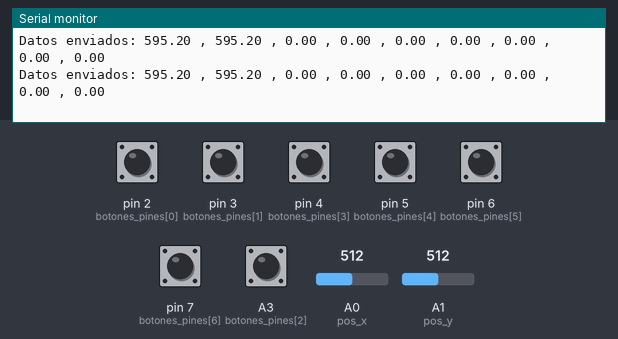
Simulated run of this sketch. Board: Arduino Uno, built with avr-gcc and run on an emulated ATmega328P. Parts: the last lines printed to the serial monitor. The test bench sets the inputs (shaded band); at power-on: A3 (botones_pines[2]), pin 2 (botones_pines[0]), pin 3 (botones_pines[1]), pin 4 (botones_pines[3]), pin 5 (botones_pines[4]), pin 6 (botones_pines[5]), pin 7 (botones_pines[6]) HIGH, A0 (pos_x) = 512, A1 (pos_y) = 512. No radio packets arrive unless stated.

Above: at 10.3 s.
10.4 s: A0 (pos_x) set to 80
At 10.66 s:
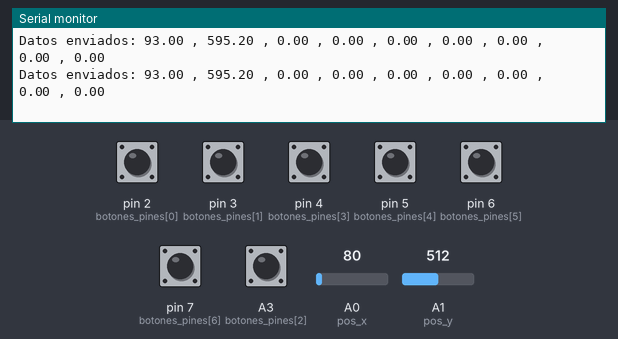
13.4 s: A0 (pos_x) set to 91
At 13.48 s:
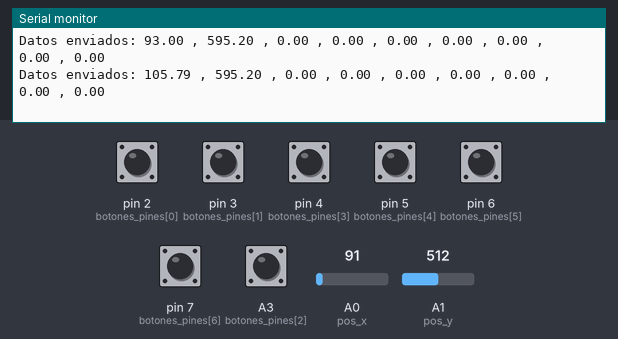
16.4 s: A1 (pos_y) set to 7
At 16.49 s:
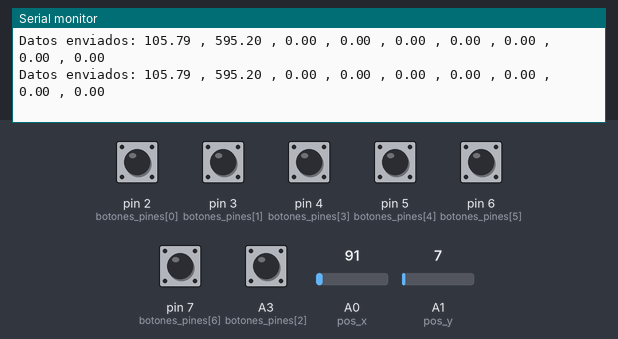
19.4 s: A1 (pos_y) set to 10
At 19.51 s:
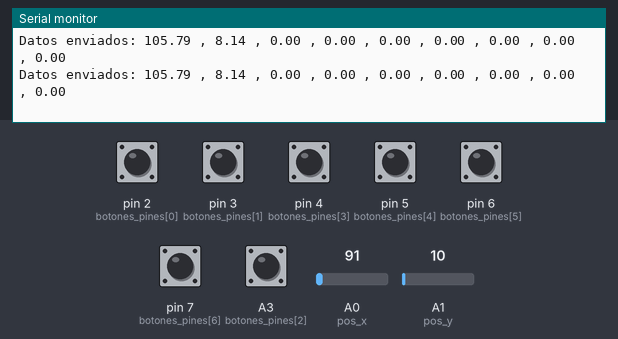
Timing chart, 0 to 22.4 s (numbered marks = the images above; inputs shaded):
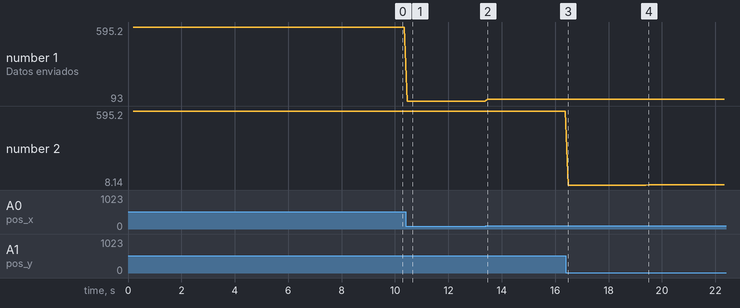

The sketch:

emisor_prueba.ino
```cpp
#include <SPI.h>
#include <nRF24L01.h>
#include <RF24.h>

//Declaremos los pines CE y el CSN
#define CE_PIN 9
#define CSN_PIN 10
#define pos_x A0
#define pos_y A1

//Variable con la direcciÃ³n del canal por donde se va a transmitir
byte direccion[5] ={'d','q','q','n','s'};

//creamos el objeto radio (NRF24L01)
RF24 radio(CE_PIN, CSN_PIN);

//vector con los datos a enviar
const int numero_botones = 7;
int botones_estado[numero_botones];
int botones_pines[numero_botones]= {2, 3, A3 , 4, 5, 6, 7};
long unsigned int tiempo_botones[numero_botones];
long unsigned int actual_time;
long unsigned int tiempo_enviado;

float datos[2+numero_botones];

void setup()
{
  pinMode(pos_x, INPUT);
  pinMode(pos_y, INPUT);
  for (int i=0; i<numero_botones; i++){
    pinMode(botones_pines[i], INPUT_PULLUP);
    botones_estado[i] = 0;
  }
  tiempo_enviado = millis();
  //inicializamos el NRF24L01
  radio.begin();
  //inicializamos el puerto serie
  Serial.begin(9600);

//Abrimos un canal de escritura
 radio.openWritingPipe(direccion);

  // Inicializar tiempo
 for (int i=0; i<numero_botones; i++){
  tiempo_botones[i] = millis();
 }
}
/*
 *  0. x
 *  1. Y
 *  2. Caja derecha
 *  3. Caja izquierda
 *  4. Play music
 *  5. Loco izquierda
 *  6. Loco derecha
 */

void detectar_botones(){
  for (int i=0; i<numero_botones; i++){
   if (digitalRead(botones_pines[i])==LOW && botones_estado[i]==0 && ((actual_time-tiempo_botones[i])>300)){
    datos[i+2] = 1;
    botones_estado[i] = 1;
    tiempo_botones[i] = millis();
   }
   else{
    datos[i+2] = 0;
    if ((actual_time-tiempo_botones[i]>300) && digitalRead(botones_pines[i])==HIGH){
      botones_estado[i] = 0;
    }
   }
 }
}

void loop()
{
 actual_time = millis();
 datos[0]=(float)analogRead(pos_x)*1023/880;
 datos[1]=(float)analogRead(pos_y)*1023/880;

 //enviamos los datos
 if (actual_time-tiempo_enviado>200){
  tiempo_enviado = millis();
  detectar_botones();
  bool ok = radio.write(datos, sizeof(datos));
  Serial.print("Datos enviados: ");
     for (int i=0; i<2+numero_botones; i++){
       Serial.print(datos[i]);
       if (i!=1+numero_botones){
          Serial.print(" , ");
       }
       else{
          Serial.println(" ");
       }
     }
  //reportamos por el puerto serial los datos enviados
  if(ok)
  {
     Serial.print("Datos enviados: ");
     for (int i=0; i<2+numero_botones; i++){
       Serial.print(datos[i]);
       if (i!=1+numero_botones){
          Serial.print(" , ");
       }
       else{
          Serial.println(" ");
       }
     }

  }
  else
  {
     Serial.println("no se ha podido enviar");
  }
 }
}
```

Measured:
- after the input at 10.4 s, the serial monitor: prints a new line after 0.06 s (image 1)
- after the input at 13.4 s, the serial monitor: prints a new line after 0.08 s (image 2)
- plotted number 1: 595.2 → 93 after the input at 10.4 s, 93 → 105.79 after the input at 13.4 s
- plotted number 2: 595.2 → 8.14 after the input at 16.4 s, 8.14 → 11.63 after the input at 19.4 s
